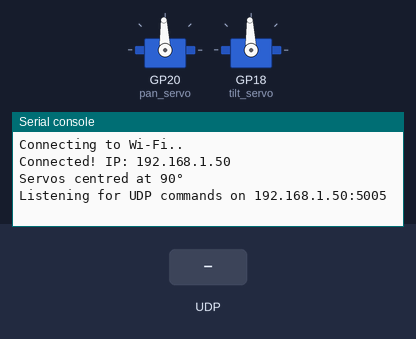
A program run on a simulated Raspberry Pi Pico running MicroPython. Parts: 2 × servo, the last lines printed to the serial console. The test bench sets the inputs (shaded band). WiFi joins after 1.5 s; servo angles are drawn from the pulse width (0.5 ms = 0°, 2.5 ms = 180°).

Above: at 3.2 s.
3.3 s: UDP packet "axis" arrives
At 3.8 s:
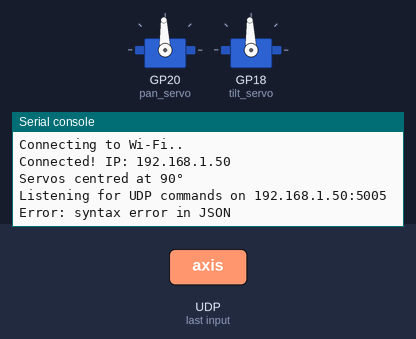
4.8 s: UDP packet "1" arrives
At 6.1 s:
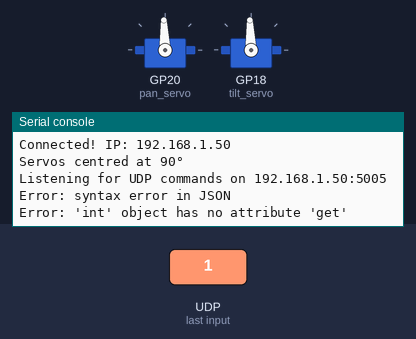

Measured:
- after the input at 3.3 s, the serial console: prints a new line at once (image 1)
- after the input at 4.8 s, the serial console: prints a new line at once (image 2)

The program:

pico_with_servos_pan_tilt_.py
```python
import network
import socket
import json
import time
from machine import Pin, PWM

# ─── Configuration ────────────────────────────────────────────────────────────
WIFI_SSID     = "yuxuan_hotspot"      # <-- your Wi-Fi network name
WIFI_PASSWORD = "!"  # <-- your Wi-Fi password
LISTEN_PORT   = 5005

# GPIO pins for the two servos
PAN_PIN  = 20   # Left/Right servo  → GP0
TILT_PIN = 18   # Up/Down servo     → GP1
# ──────────────────────────────────────────────────────────────────────────────


def connect_wifi():
    wlan = network.WLAN(network.STA_IF)
    wlan.active(True)
    wlan.connect(WIFI_SSID, WIFI_PASSWORD)

    print("Connecting to Wi-Fi", end="")
    timeout = 20  # seconds
    while not wlan.isconnected() and timeout > 0:
        print(".", end="")
        time.sleep(1)
        timeout -= 1

    if wlan.isconnected():
        print("\nConnected! IP:", wlan.ifconfig()[0])
        return wlan.ifconfig()[0]
    else:
        raise RuntimeError("Wi-Fi connection failed — check SSID and password")


def angle_to_duty(angle):
    """
    Convert a servo angle (0–180°) to a 16-bit PWM duty cycle.

    Standard hobby servo pulse widths:
      0°   →  ~1 ms pulse  →  duty ~1000  (out of 65535 at 50 Hz)
      90°  →  ~1.5 ms pulse → duty ~5000
      180° →  ~2 ms pulse  →  duty ~9000

    Tune MIN_DUTY / MAX_DUTY slightly if your servos don't reach
    full travel or buzz at the ends.
    """
    MIN_DUTY = 1000
    MAX_DUTY = 9000
    angle = max(0, min(180, angle))  # clamp just in case
    return int(MIN_DUTY + (angle / 180.0) * (MAX_DUTY - MIN_DUTY))


def main():
    ip = connect_wifi()

    # Set up servos at 50 Hz (standard for hobby servos)
    pan_servo  = PWM(Pin(PAN_PIN),  freq=50)
    tilt_servo = PWM(Pin(TILT_PIN), freq=50)

    # Centre both servos on startup
    pan_servo.duty_u16(angle_to_duty(90))
    tilt_servo.duty_u16(angle_to_duty(90))
    print("Servos centred at 90°")

    # Open UDP socket
    udp = socket.socket(socket.AF_INET, socket.SOCK_DGRAM)
    udp.bind(("0.0.0.0", LISTEN_PORT))
    print(f"Listening for UDP commands on {ip}:{LISTEN_PORT}")

    while True:
        try:
            data, addr = udp.recvfrom(128)
            cmd = json.loads(data)

            axis  = cmd.get("axis")
            angle = float(cmd.get("angle", 90))
            duty  = angle_to_duty(angle)

            if axis == "pan":
                pan_servo.duty_u16(duty)
            elif axis == "tilt":
                tilt_servo.duty_u16(duty)

            # Optional: print to Thonny console for debugging
            # print(f"{axis} → {angle:.1f}° (duty {duty})")

        except Exception as e:
            print("Error:", e)
            # Keep running even if one packet is malformed


main()
```
